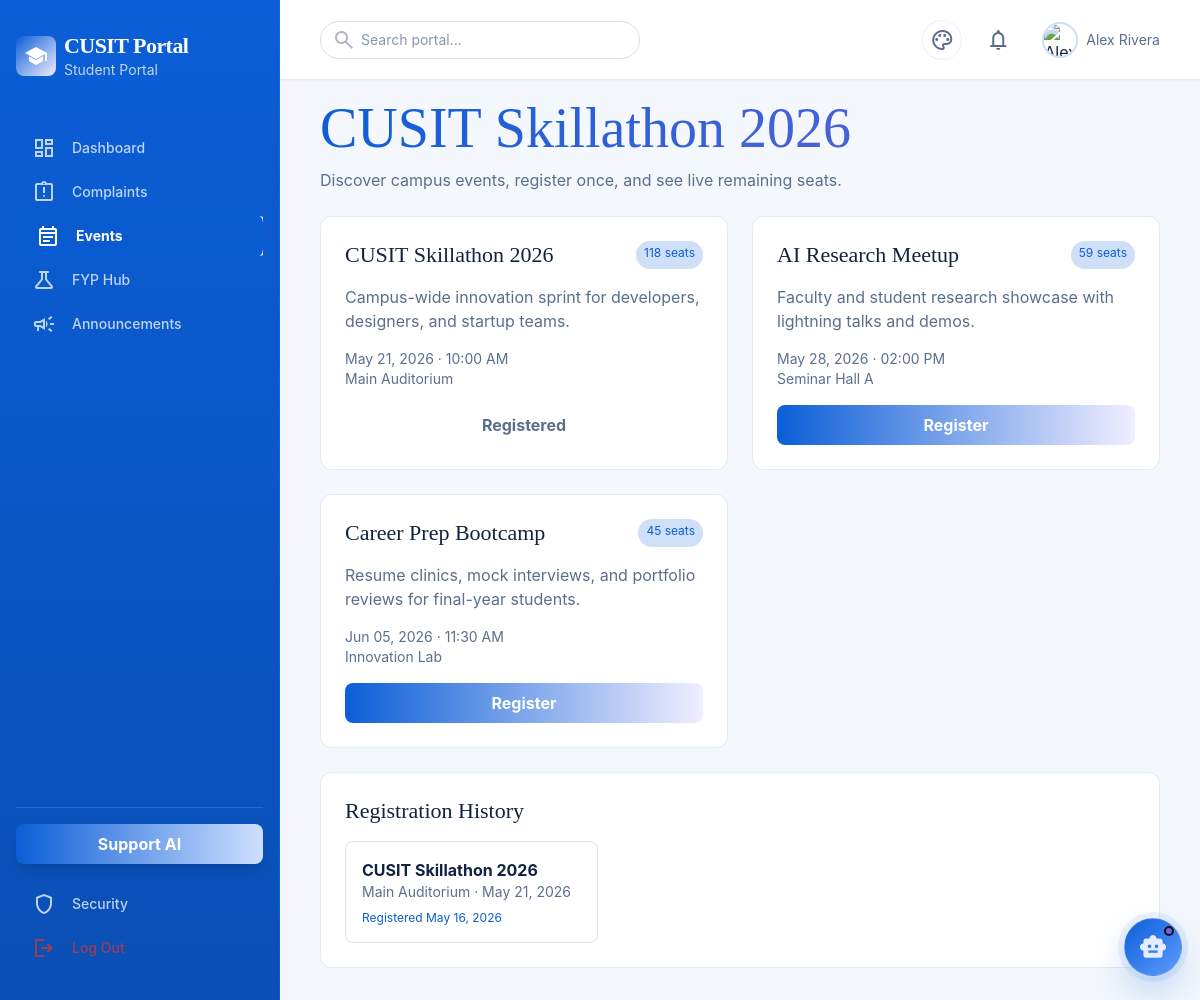
The page /student/events.php (signed in) on the database its author committed.
### tables this page shows
CREATE TABLE events (
  id INT AUTO_INCREMENT PRIMARY KEY,
  title VARCHAR(200) NOT NULL,
  description TEXT NOT NULL,
  event_date DATE NOT NULL,
  event_time TIME NOT NULL,
  venue VARCHAR(150) NOT NULL,
  total_seats INT NOT NULL,
  status ENUM('active', 'closed', 'cancelled') NOT NULL DEFAULT 'active',
  created_at TIMESTAMP DEFAULT CURRENT_TIMESTAMP
);

CREATE TABLE event_registrations (
  id INT AUTO_INCREMENT PRIMARY KEY,
  event_id INT NOT NULL,
  student_id INT NOT NULL,
  registered_at TIMESTAMP DEFAULT CURRENT_TIMESTAMP,
  CONSTRAINT fk_event_reg_event FOREIGN KEY (event_id) REFERENCES events(id) ON DELETE CASCADE,
  CONSTRAINT fk_event_reg_student FOREIGN KEY (student_id) REFERENCES users(id) ON DELETE CASCADE,
  UNIQUE KEY unique_event_registration (event_id, student_id)
);

### includes/functions.php (called while the page is built, shortened)
<?php
function h(mixed $value): string
{
    return htmlspecialchars((string) $value, ENT_QUOTES, 'UTF-8');
}

### student/events.php (the view, shortened to what this page needs)
<?php
require_once __DIR__ . '/../includes/header.php';
$pdo = db();
$uid = user_id();
$events = $pdo->query("SELECT e.*, (SELECT COUNT(*) FROM event_registrations er WHERE er.event_id = e.id) AS registered FROM events e WHERE e.status = 'active' AND e.event_date >= CURDATE() ORDER BY e.event_date, e.event_time")->fetchAll();
$stmt = $pdo->prepare('SELECT e.*, er.registered_at FROM event_registrations er JOIN events e ON e.id = er.event_id WHERE er.student_id = ? ORDER BY er.registered_at DESC');
$stmt->execute([$uid]);
$history = $stmt->fetchAll();
$registeredIds = array_map(static fn($e) => (int) $e['id'], $history);
?>
<section>
  <h1 class="font-display-lg text-display-lg gradient-text mb-sm">CUSIT Skillathon 2026</h1>
  <p class="text-on-surface-variant max-w-2xl">Discover campus events, register once, and see live remaining seats.</p>
</section>
<section class="grid md:grid-cols-2 xl:grid-cols-3 gap-lg">
  <?php foreach ($events as $event): $remaining = max(0, (int) $event['total_seats'] - (int) $event['registered']); $isRegistered = in_array((int) $event['id'], $registeredIds, true); ?>
    <article class="glass-card rounded-xl p-lg flex flex-col gap-md">
      <div class="flex justify-between gap-md"><h2 class="font-headline-md text-headline-md"><?= h($event['title']) ?></h2><span class="rounded-full px-sm py-xs text-xs bg-secondary-container/20 text-secondary"><?= $remaining ?> seats</span></div>
      <p class="text-on-surface-variant flex-1"><?= h($event['description']) ?></p>
      <div class="text-sm text-on-surface-variant"><p><?= h(date('M d, Y', strtotime($event['event_date']))) ?> · <?= h(date('h:i A', strtotime($event['event_time']))) ?></p><p><?= h($event['venue']) ?></p></div>
      <form method="post"><?= csrf_field() ?><input type="hidden" name="event_id" value="<?= (int) $event['id'] ?>"><button class="w-full py-sm rounded-lg <?= $isRegistered || $remaining <= 0 ? 'bg-surface-container-high text-on-surface-variant' : 'bg-gradient-to-r from-secondary-container to-tertiary-container text-white' ?> font-bold" <?= $isRegistered || $remaining <= 0 ? 'disabled' : '' ?>><?= $isRegistered ? 'Registered' : ($remaining <= 0 ? 'Full' : 'Register') ?></button></form>
    </article>
  <?php endforeach; ?>
</section>
<section class="glass-card rounded-xl p-lg">
  <h2 class="font-headline-md text-headline-md mb-md">Registration History</h2>
  <div class="grid md:grid-cols-2 lg:grid-cols-3 gap-md">
    <?php foreach ($history as $row): ?><div class="rounded-lg bg-surface-container-low p-md border border-white/5"><p class="font-bold"><?= h($row['title']) ?></p><p class="text-sm text-on-surface-variant"><?= h($row['venue']) ?> · <?= h(date('M d, Y', strtotime($row['event_date']))) ?></p><p class="text-xs text-secondary mt-sm">Registered <?= h(date('M d, Y', strtotime($row['registered_at']))) ?></p></div><?php endforeach; ?>
  </div>
</section>
<?php require_once __DIR__ . '/../includes/footer.php'; ?>

### includes/header.php (style rules this page uses)
body { --portal-bg:#f4f8fc;--portal-text:#10233f;--portal-muted:#5a6f8d;--portal-muted-soft:rgba(90,111,141,.72);--portal-panel:rgba(255,255,255,.94);--portal-panel-strong:rgba(255,255,255,.98);--portal-border:rgba(11,94,215,.12);--portal-border-soft:rgba(11,94,215,.08);--portal-sidebar-bg:linear-gradient(180deg,#0b5ed7 0%,#0a4fb5 100%);--portal-sidebar-text:#ffffff;--portal-sidebar-muted:rgba(255,255,255,.74);--portal-header-bg:rgba(255,255,255,.92);--portal-input-bg:#ffffff;--portal-input-border:#d6e0ee;--portal-accent:#0b5ed7;--portal-accent-soft:#5f9cff;--portal-accent-strong:#0f2a4d;--portal-tertiary-text:#6f64d8;--portal-accent-ring:rgba(11,94,215,.22);--portal-accent-glow:rgba(11,94,215,.08);--portal-gradient-start:#0b5ed7;--portal-gradient-end:#6f64d8;--portal-chip-bg:rgba(11,94,215,.08);--portal-chip-border:rgba(11,94,215,.14);--portal-chat-user-start:rgba(11,94,215,.95);--portal-chat-user-end:rgba(85,113,191,.95);background:var(--portal-bg);color:var(--portal-text) }
.glass-panel,.glass-card { background:var(--portal-panel);backdrop-filter:blur(16px);border:1px solid var(--portal-border) }
.gradient-text { background:linear-gradient(135deg,var(--portal-gradient-start),var(--portal-gradient-end));-webkit-background-clip:text;color:transparent }
.portal-header .text-on-surface-variant,.portal-main .text-on-surface-variant { color:var(--portal-muted)!important }
.portal-header .text-secondary,.portal-main .text-secondary { color:var(--portal-accent)!important }
.portal-main .border-white\/5,.portal-main .border-white\/10 { border-color:#dbe6f3!important }
.portal-main .bg-surface-container,.portal-main .bg-surface-container-low,.portal-main .bg-surface-container-high,.portal-main .bg-surface-container-highest { background:var(--portal-input-bg)!important }

### rows shown on the page
events: title "CUSIT Skillathon 2026", remaining "118", description "Campus-wide innovation sprint for developers, designers, and startup teams.", event_date "May 21, 2026", event_time "10:00 AM", venue "Main Auditorium", shows "Registered"
events: title "AI Research Meetup", remaining "59", description "Faculty and student research showcase with lightning talks and demos.", event_date "May 28, 2026", event_time "02:00 PM", venue "Seminar Hall A", total_seats "Register"
events: title "Career Prep Bootcamp", total_seats "45", description "Resume clinics, mock interviews, and portfolio reviews for final-year students.", event_date "Jun 05, 2026", event_time "11:30 AM", venue "Innovation Lab", shows "Register"
event_registrations: event.title "CUSIT Skillathon 2026", event.venue "Main Auditorium", event.event_date "May 21, 2026", registered_at "May 16, 2026"

### other values the page prints
$label "Dashboard"
$label "Complaints"
$label "Events"
$label "FYP Hub"
$label "Announcements"
user_name() "Alex Rivera"
